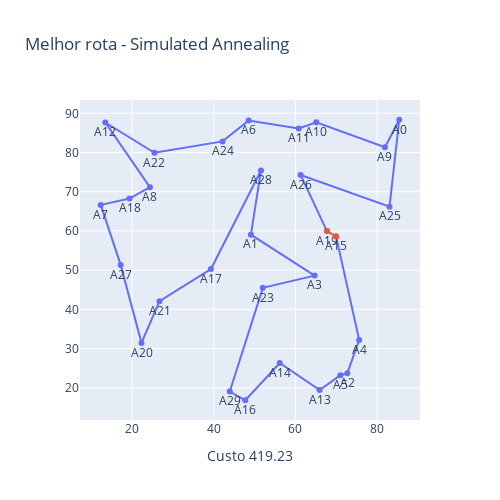

This figure's notebook cell:
### Code cell
plot_all_best_routes(df_coordenadas, reorder_simulated_annealing(), df_custo_correction, "Simulated Annealing")

### Figure 1 — Plotly figure (JSON) as saved in the notebook; plotly's stock layout.template omitted (floating-point values rounded to 4 significant figures)
{"data": [{"mode": "lines+markers+text", "name": "", "text": ["A19", "A26", "A25", "A0", "A9", "A10", "A11", "A6", "A24", "A22", "A12", "A8", "A18", "A7", "A27", "A20", "A21", "A17", "A28", "A1", "A3", "A23", "A29", "A16", "A14", "A13", "A5", "A2", "A4", "A15"], "textposition": "bottom center", "type": "scatter", "x": [67.71, 61.26, 83.02, 85.41, 81.91, 65.1, 60.8, 48.54, 42.16, 25.49, 13.46, 24.39, 19.39, 12.35, 17.23, 22.33, 26.73, 39.32, 51.57, 49.1, 64.7, 52.02, 43.93, 47.73, 56.15, 65.93, 71.01, 72.7, 75.61, 69.97], "y": [59.95, 74.28, 66.19, 88.35, 81.33, 87.69, 86.13, 88.17, 82.83, 79.92, 87.65, 71.16, 68.26, 66.64, 51.34, 31.43, 42.09, 50.28, 75.4, 59.04, 48.6, 45.48, 19.03, 16.81, 26.31, 19.43, 23.2, 23.71, 32.15, 58.55]}, {"mode": "lines+markers", "name": "", "type": "scatter", "x": [69.97, 67.71], "y": [58.55, 59.95]}], "layout": {"autosize": false, "height": 500, "showlegend": false, "title": {"text": "Melhor rota - Simulated Annealing "}, "width": 500, "xaxis": {"title": {"text": "Custo 419.23"}}}}
